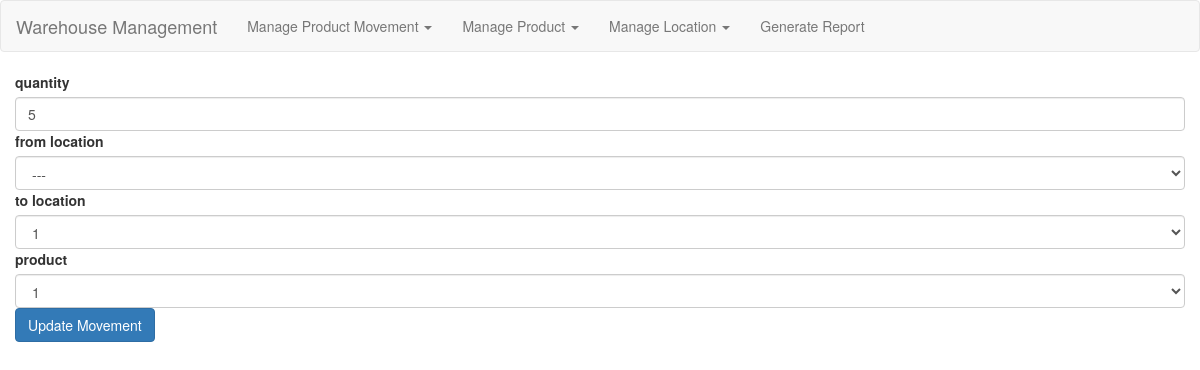
Page /product_movement/update_product_movement/1 on the earlier database version.
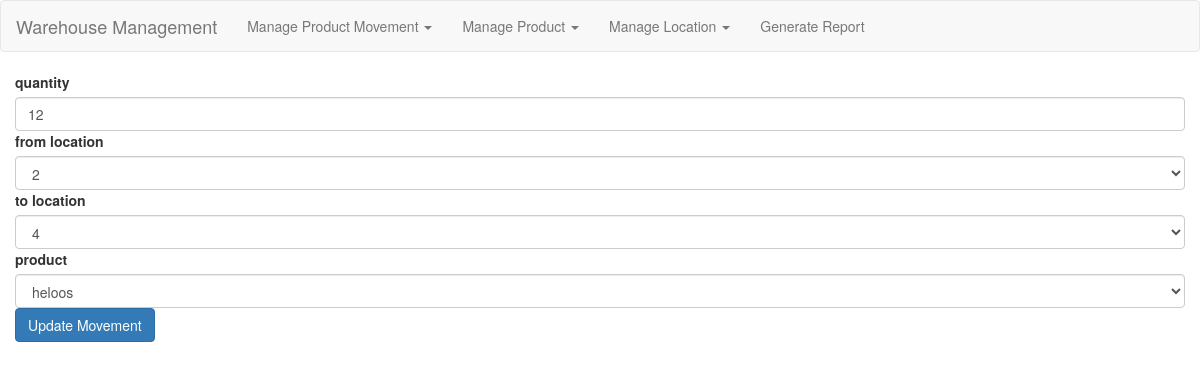
Same page on the later database version.
### tables this page shows
CREATE TABLE ProductMovement (
  movement_id INTEGER PRIMARY KEY AUTOINCREMENT,
  timestamp TIMESTAMP DEFAULT CURRENT_TIMESTAMP NOT NULL,
  from_location INTEGER ,
  to_location INTEGER ,
  product_id INTEGER NOT NULL,
  qty INTEGER,
  FOREIGN KEY (movement_id) REFERENCES Product (product_id),
  FOREIGN KEY (from_location) REFERENCES Location (location_id),
  FOREIGN KEY (to_location) REFERENCES Location (location_id)
);

CREATE TABLE Product (
  product_id TEXT PRIMARY KEY
  );

### warehouse_management/product_movement.py (the view, shortened to what this page needs)
@bp.route("/update_product_movement/<id>", methods=["GET", "POST"])
def update_product_movement(id):
    try:
        db = get_db()
        prod_mov = db.execute(
            "SELECT   movement_id ,from_location, to_location, product_id, qty FROM ProductMovement  where movement_id = (?) Order By (timestamp)",
            (id,),
        ).fetchone()
        location_list = db.execute("SELECT location_id FROM Location ",)
        product_list = db.execute("SELECT product_id FROM Product ",)
    except sqlite3.Error as error:
        print(error)
        return render_template("error_occured.html")
    locations = [location[0] for location in location_list]
    return render_template(
        "product_movement/update.html",
        res={
            "prod_mov": prod_mov,
            "locations": locations,
            "product_list": product_list,
        },
    )

### warehouse_management/db.py (called while the page is built)
def get_db():
    if 'db' not in g:
        g.db = sqlite3.connect(
            current_app.config['DATABASE'],
            detect_types=sqlite3.PARSE_DECLTYPES
        )
        g.db.row_factory = sqlite3.Row
    return g.db

### warehouse_management/templates/product_movement/update.html (shortened to what this page needs)
{% extends 'base.html' %}
{% block content %}
<div class="container">
  <form method="post" action="{{  res.prod_mov[0]  | string() }}">
    <div class="row">
      <div class="mb-3">
        <label for="quantity">quantity</label>
        <input type="number" name="quantity" id="quantity" required value="{{res.prod_mov[4]}}" class="form-control">
      </div>
    </div>
    <div class="row">
      <label for="from location:">from location</label>
      <select name="from_location_id" class="form-control">
        <option value="0">---</option>
        {% for location in res.locations %}
        <option value="{{ location }}" {% if (location == res.prod_mov[1]) %} selected="selected" {% endif %}>
          {{ location }}</option>
        {% endfor %}
      </select>
    </div>
    <div class="row">
      <label for="to location:">to location</label>
      <select name="to_location_id" class="form-control">
        {% for location in res.locations %}
        <option value="{{ location }}" {% if (location == res.prod_mov[2]) %} selected="selected" {% endif %}>
          {{ location }}</option>
        {% endfor %}
      </select>
    </div>
    <div class="row">
      <label for="product">product</label>
      <select name="product_id" class="form-control">
        {% for product in res.product_list %}
        <option value="{{ product.product_id }}" {% if (product.product_id == res.prod_mov[3]) %} selected="selected"
          {% endif %}>{{ product.product_id }}</option>
        {% endfor %}
      </select>
    </div>
    <div class="row">
      <input type="submit" value="Update Movement" class="btn btn-primary">
    </div>
  </form>
</div>
{% endblock %}

Differences in the rows shown:
changed ProductMovement: quantity "5" → "12"; from_location_id (not shown) → "2"; to_location_id "1" → "4"; product_id "1" → "heloos"
Other differences:
form field from_location_id: "---" → (not shown)
